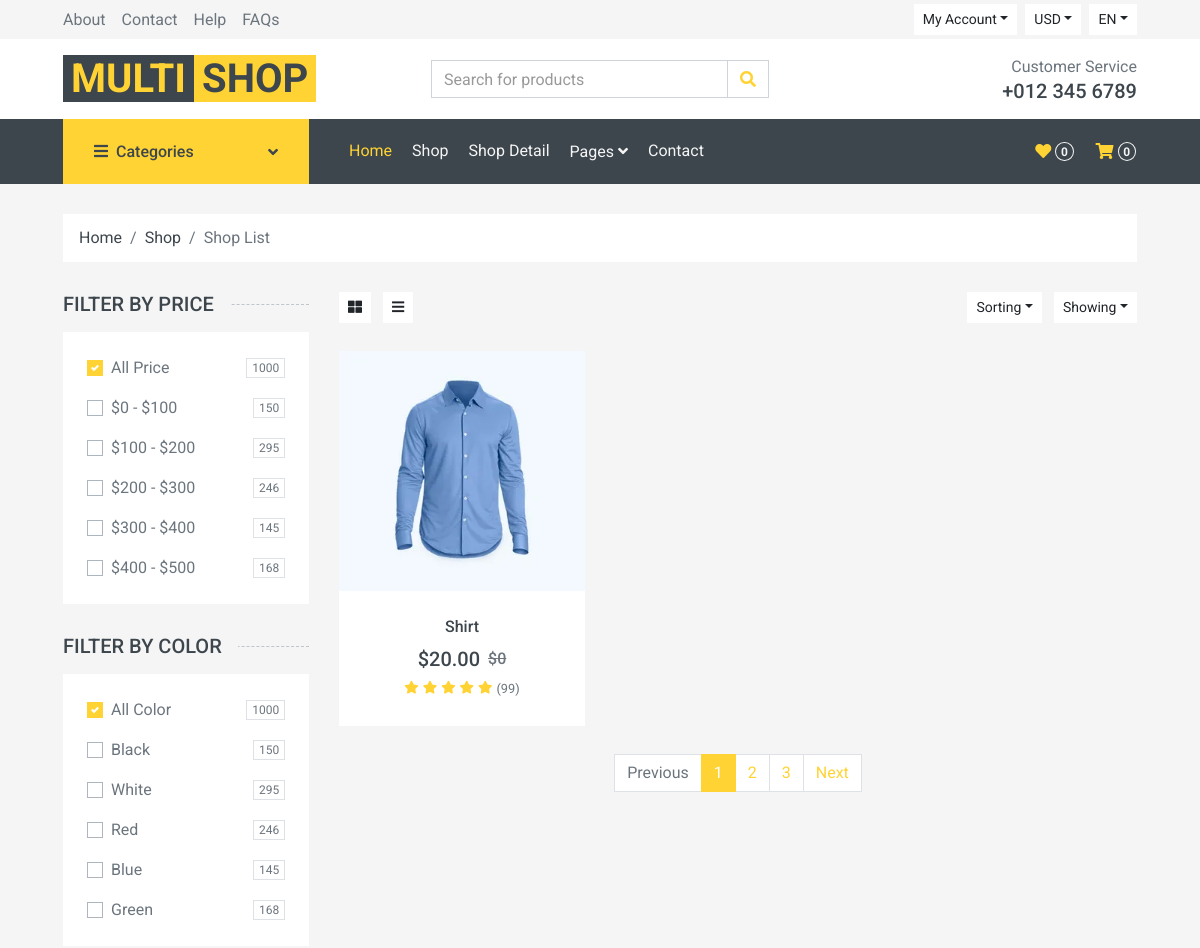
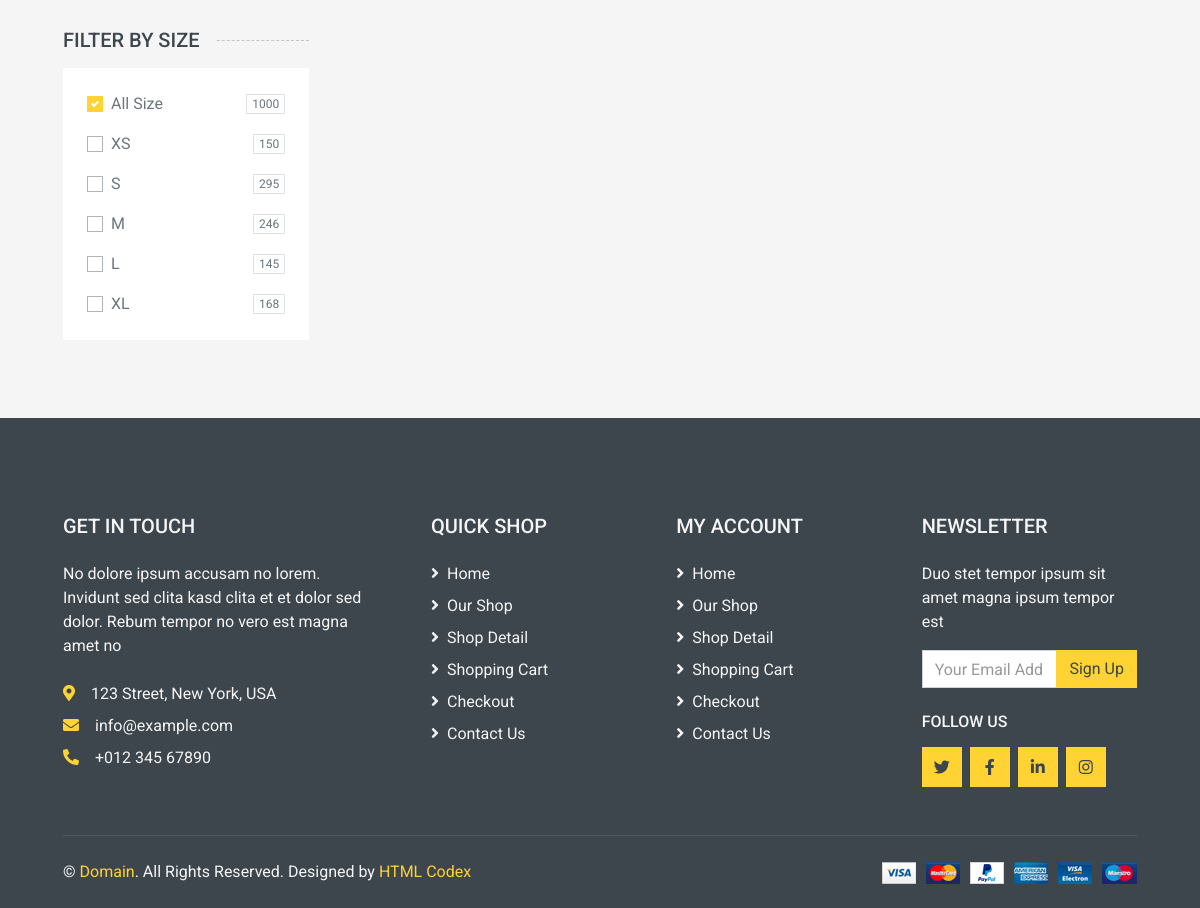
/products/by/category/Shirts, run on the app's committed database (2 pictures, top to bottom).
### shop/models.py (models this page shows, shortened)
class Product(models.Model):
    name = models.CharField(max_length=250)
    slug = models.SlugField(max_length=250, unique=True)
    description = models.TextField(null=True, blank=True)
    price = models.DecimalField(max_digits=10, decimal_places=2)
    quantity = models.IntegerField(default=10)
    sizes = models.ManyToManyField(Size)
    colors = models.ManyToManyField(Color)
    discount = models.IntegerField(default=0)
    category = models.ForeignKey(Category, on_delete=models.SET_NULL, null=True, related_name='products')

class ProductImage(models.Model):
    image = models.ImageField(upload_to='products/images/')
    product = models.ForeignKey(Product, on_delete=models.CASCADE, related_name='images')

### shop/views.py (the view)
# urls.py: path('products/by/category/<slug:slug>', ProductByCategoryView.as_view(), name='products_by_category'),
class ProductByCategoryView(ProductListView):
    template_name = 'shop/shop.html'
    def get_context_data(self, *, object_list=None, **kwargs):
        context = super().get_context_data()
        category = Category.objects.get(slug=self.kwargs.get('slug'))
        products = category.products.all()
        context['products'] = products
        return context

### shop/views.py (called while the page is built)
    def get_context_data(self, *, object_list=None, **kwargs):
        context = super().get_context_data()
        context['categories'] = Category.objects.all()
        return context

### shop/templates/shop/shop.html (shortened to what this page needs)
{% extends 'base.html' %}
    {% block content %}
    <div class="container-fluid">
        <div class="row px-xl-5">
            <div class="col-12">
                <nav class="breadcrumb bg-light mb-30">
                    <a class="breadcrumb-item text-dark" href="#">Home</a>
                    <a class="breadcrumb-item text-dark" href="#">Shop</a>
                    <span class="breadcrumb-item active">Shop List</span>
                </nav>
            </div>
        </div>
    </div>
    <div class="container-fluid">
        <div class="row px-xl-5">
            <div class="col-lg-3 col-md-4">
                <h5 class="section-title position-relative text-uppercase mb-3"><span class="bg-secondary pr-3">Filter by price</span></h5>
                <div class="bg-light p-4 mb-30">
                    <form>
                        <div class="custom-control custom-checkbox d-flex align-items-center justify-content-between mb-3">
                            <label class="custom-control-label" for="price-all">All Price</label>
                            <span class="badge border font-weight-normal">1000</span>
                        </div>
                        <div class="custom-control custom-checkbox d-flex align-items-center justify-content-between mb-3">
                            <label class="custom-control-label" for="price-1">$0 - $100</label>
                            <span class="badge border font-weight-normal">150</span>
                        </div>
                        <div class="custom-control custom-checkbox d-flex align-items-center justify-content-between mb-3">
                            <label class="custom-control-label" for="price-2">$100 - $200</label>
                            <span class="badge border font-weight-normal">295</span>
                        </div>
                        <div class="custom-control custom-checkbox d-flex align-items-center justify-content-between mb-3">
                            <label class="custom-control-label" for="price-3">$200 - $300</label>
                            <span class="badge border font-weight-normal">246</span>
                        </div>
                        <div class="custom-control custom-checkbox d-flex align-items-center justify-content-between mb-3">
                            <label class="custom-control-label" for="price-4">$300 - $400</label>
                            <span class="badge border font-weight-normal">145</span>
                        </div>
                        <div class="custom-control custom-checkbox d-flex align-items-center justify-content-between">
                            <label class="custom-control-label" for="price-5">$400 - $500</label>
                            <span class="badge border font-weight-normal">168</span>
                        </div>
                    </form>
                </div>
                <h5 class="section-title position-relative text-uppercase mb-3"><span class="bg-secondary pr-3">Filter by color</span></h5>
                <div class="bg-light p-4 mb-30">
                    <form>
                        <div class="custom-control custom-checkbox d-flex align-items-center justify-content-between mb-3">
                            <label class="custom-control-label" for="price-all">All Color</label>
                            <span class="badge border font-weight-normal">1000</span>
                        </div>
                        <div class="custom-control custom-checkbox d-flex align-items-center justify-content-between mb-3">
                            <label class="custom-control-label" for="color-1">Black</label>
                            <span class="badge border font-weight-normal">150</span>
                        </div>
                        <div class="custom-control custom-checkbox d-flex align-items-center justify-content-between mb-3">
                            <label class="custom-control-label" for="color-2">White</label>
                            <span class="badge border font-weight-normal">295</span>
                        </div>
                        <div class="custom-control custom-checkbox d-flex align-items-center justify-content-between mb-3">
                            <label class="custom-control-label" for="color-3">Red</label>
                            <span class="badge border font-weight-normal">246</span>
                        </div>
                        <div class="custom-control custom-checkbox d-flex align-items-center justify-content-between mb-3">
                            <label class="custom-control-label" for="color-4">Blue</label>
                            <span class="badge border font-weight-normal">145</span>
                        </div>
                        <div class="custom-control custom-checkbox d-flex align-items-center justify-content-between">
                            <label class="custom-control-label" for="color-5">Green</label>
                            <span class="badge border font-weight-normal">168</span>
                        </div>
                    </form>
                </div>
                <h5 class="section-title position-relative text-uppercase mb-3"><span class="bg-secondary pr-3">Filter by size</span></h5>
                <div class="bg-light p-4 mb-30">
                    <form>
                        <div class="custom-control custom-checkbox d-flex align-items-center justify-content-between mb-3">
                            <label class="custom-control-label" for="size-all">All Size</label>
                            <span class="badge border font-weight-normal">1000</span>
                        </div>
                        <div class="custom-control custom-checkbox d-flex align-items-center justify-content-between mb-3">
                            <label class="custom-control-label" for="size-1">XS</label>
                            <span class="badge border font-weight-normal">150</span>
                        </div>
                        <div class="custom-control custom-checkbox d-flex align-items-center justify-content-between mb-3">
                            <label class="custom-control-label" for="size-2">S</label>
                            <span class="badge border font-weight-normal">295</span>
                        </div>
                        <div class="custom-control custom-checkbox d-flex align-items-center justify-content-between mb-3">
                            <label class="custom-control-label" for="size-3">M</label>
                            <span class="badge border font-weight-normal">246</span>
                        </div>
                        <div class="custom-control custom-checkbox d-flex align-items-center justify-content-between mb-3">
                            <label class="custom-control-label" for="size-4">L</label>
                            <span class="badge border font-weight-normal">145</span>
                        </div>
                        <div class="custom-control custom-checkbox d-flex align-items-center justify-content-between">
                            <label class="custom-control-label" for="size-5">XL</label>
                            <span class="badge border font-weight-normal">168</span>
                        </div>
                    </form>
                </div>
            </div>
            <div class="col-lg-9 col-md-8">
                <div class="row pb-3">
                    <div class="col-12 pb-1">
                        <div class="d-flex align-items-center justify-content-between mb-4">
                            <div>
                                <button class="btn btn-sm btn-light"><i class="fa fa-th-large"></i></button>
                                <button class="btn btn-sm btn-light ml-2"><i class="fa fa-bars"></i></button>
                            </div>
                            <div class="ml-2">
                                <div class="btn-group">
                                    <button type="button" class="btn btn-sm btn-light dropdown-toggle" data-toggle="dropdown">Sorting</button>
                                </div>
                                <div class="btn-group ml-2">
                                    <button type="button" class="btn btn-sm btn-light dropdown-toggle" data-toggle="dropdown">Showing</button>
                                </div>
                            </div>
                        </div>
                    </div>
                    {% for product in products %}
                    <div class="col-lg-4 col-md-6 col-sm-6 pb-1">
                        <div class="product-item bg-light mb-4">
                            <div class="product-img position-relative overflow-hidden">
                               <a href="{% url 'products_detail' product.slug %}">
                                   <img class="img-fluid w-100" src="{{ product.images.first.image.url }}" alt="">
                               </a>
                                <div class="product-action">
                                </div>
                            </div>
                            <div class="text-center py-4">
                                <a class="h6 text-decoration-none text-truncate" href="{% url 'products_detail' product.slug %}">{{product.name}}</a>
                                <div class="d-flex align-items-center justify-content-center mt-2">
                                    <h5>${{product.price}}</h5><h6 class="text-muted ml-2"><del>${{product.discount}}</del></h6>
                                </div>
                                <div class="d-flex align-items-center justify-content-center mb-1">
                                    <small class="fa fa-star text-primary mr-1"></small>
                                    <small class="fa fa-star text-primary mr-1"></small>
                                    <small class="fa fa-star text-primary mr-1"></small>
                                    <small class="fa fa-star text-primary mr-1"></small>
                                    <small class="fa fa-star text-primary mr-1"></small>
                                    <small>(99)</small>
                                </div>
                            </div>
                        </div>
                    </div>
                    {% endfor %}
                    <div class="col-12">
                        <nav>
                          <ul class="pagination justify-content-center">
                            <li class="page-item disabled"><a class="page-link" href="#">Previous</span></a></li>
                            <li class="page-item active"><a class="page-link" href="#">1</a></li>
                            <li class="page-item"><a class="page-link" href="#">2</a></li>
                            <li class="page-item"><a class="page-link" href="#">3</a></li>
                            <li class="page-item"><a class="page-link" href="#">Next</a></li>
                          </ul>
                        </nav>
                    </div>
                </div>
            </div>
        </div>
    </div>
    {% endblock content %}

### data on the page
Product: images.first.image (picture), name "Shirt", price "20.00", discount "0"
